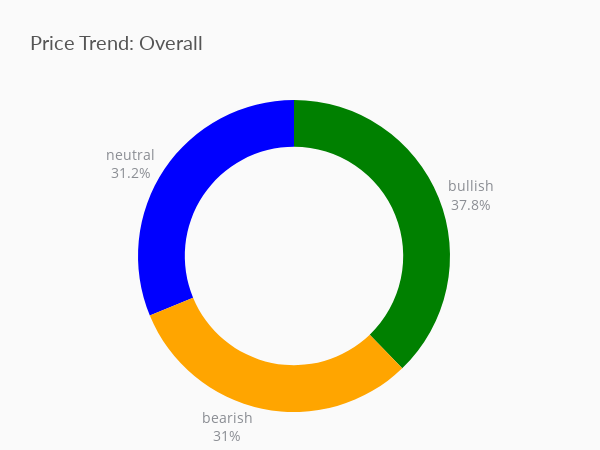
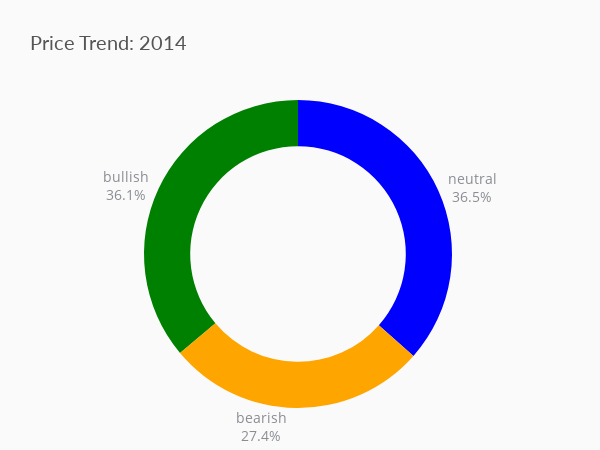
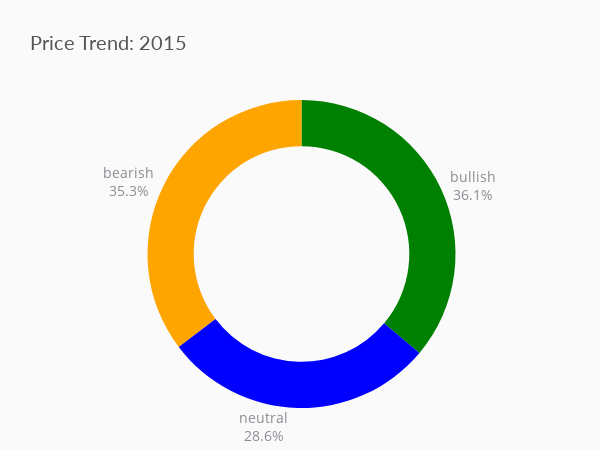
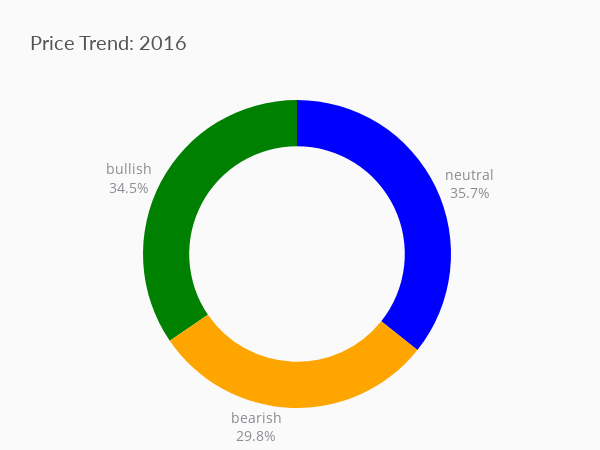

The code cell stored with these charts, in order, in its notebook:
### Code cell
print("Plotting trend for Overall:")
plot(df,year=None).show()
for i in range(10):
    year=2014+i
    print("#")
    print("Plotting trend for ",year,":")
    plot(df,year=year).show()

### Figure 1 — Plotly figure (JSON) as saved in the notebook; plotly's stock layout.template omitted (floating-point values rounded to 4 significant figures; data arrays with more than 128 entries replaced by an {"elided": "..."} marker saying what was removed)
{"data": [{"customdata": {"elided": "2516x1 str values"}, "domain": {"x": [0, 1], "y": [0, 1]}, "hole": 0.7, "labels": {"elided": "2516 str values"}, "legendgroup": "", "marker": {"colors": {"elided": "2516 str values"}}, "name": "", "showlegend": true, "type": "pie", "rotation": 0, "textinfo": "percent+label", "textposition": "outside"}], "layout": {"legend": {"tracegroupgap": 0}, "title": {"text": "Price Trend: Overall", "font": {"size": 20, "color": "#555", "family": "Lato, sans-serif"}}, "piecolorway": ["orange", "green", "blue"], "height": 450, "width": 600, "margin": {"t": 100, "b": 30, "l": 0, "r": 0}, "font": {"size": 14, "color": "#8a8d93"}, "hoverlabel": {"font": {"size": 13, "family": "Lato, sans-serif"}, "bgcolor": "#444"}, "showlegend": false, "plot_bgcolor": "#fafafa", "paper_bgcolor": "#fafafa"}}

### Figure 2 — Plotly figure (JSON) as saved in the notebook; plotly's stock layout.template omitted (floating-point values rounded to 4 significant figures; data arrays with more than 128 entries replaced by an {"elided": "..."} marker saying what was removed)
{"data": [{"customdata": {"elided": "252x1 str values"}, "domain": {"x": [0, 1], "y": [0, 1]}, "hole": 0.7, "labels": {"elided": "252 str values"}, "legendgroup": "", "marker": {"colors": {"elided": "252 str values"}}, "name": "", "showlegend": true, "type": "pie", "rotation": 0, "textinfo": "percent+label", "textposition": "outside"}], "layout": {"legend": {"tracegroupgap": 0}, "title": {"text": "Price Trend: 2014", "font": {"size": 20, "color": "#555", "family": "Lato, sans-serif"}}, "piecolorway": ["orange", "green", "blue"], "height": 450, "width": 600, "margin": {"t": 100, "b": 30, "l": 0, "r": 0}, "font": {"size": 14, "color": "#8a8d93"}, "hoverlabel": {"font": {"size": 13, "family": "Lato, sans-serif"}, "bgcolor": "#444"}, "showlegend": false, "plot_bgcolor": "#fafafa", "paper_bgcolor": "#fafafa"}}

### Figure 3 — Plotly figure (JSON) as saved in the notebook; plotly's stock layout.template omitted (floating-point values rounded to 4 significant figures; data arrays with more than 128 entries replaced by an {"elided": "..."} marker saying what was removed)
{"data": [{"customdata": {"elided": "252x1 str values"}, "domain": {"x": [0, 1], "y": [0, 1]}, "hole": 0.7, "labels": {"elided": "252 str values"}, "legendgroup": "", "marker": {"colors": {"elided": "252 str values"}}, "name": "", "showlegend": true, "type": "pie", "rotation": 0, "textinfo": "percent+label", "textposition": "outside"}], "layout": {"legend": {"tracegroupgap": 0}, "title": {"text": "Price Trend: 2015", "font": {"size": 20, "color": "#555", "family": "Lato, sans-serif"}}, "piecolorway": ["orange", "green", "blue"], "height": 450, "width": 600, "margin": {"t": 100, "b": 30, "l": 0, "r": 0}, "font": {"size": 14, "color": "#8a8d93"}, "hoverlabel": {"font": {"size": 13, "family": "Lato, sans-serif"}, "bgcolor": "#444"}, "showlegend": false, "plot_bgcolor": "#fafafa", "paper_bgcolor": "#fafafa"}}

### Figure 4 — Plotly figure (JSON) as saved in the notebook; plotly's stock layout.template omitted (floating-point values rounded to 4 significant figures; data arrays with more than 128 entries replaced by an {"elided": "..."} marker saying what was removed)
{"data": [{"customdata": {"elided": "252x1 str values"}, "domain": {"x": [0, 1], "y": [0, 1]}, "hole": 0.7, "labels": {"elided": "252 str values"}, "legendgroup": "", "marker": {"colors": {"elided": "252 str values"}}, "name": "", "showlegend": true, "type": "pie", "rotation": 0, "textinfo": "percent+label", "textposition": "outside"}], "layout": {"legend": {"tracegroupgap": 0}, "title": {"text": "Price Trend: 2016", "font": {"size": 20, "color": "#555", "family": "Lato, sans-serif"}}, "piecolorway": ["orange", "green", "blue"], "height": 450, "width": 600, "margin": {"t": 100, "b": 30, "l": 0, "r": 0}, "font": {"size": 14, "color": "#8a8d93"}, "hoverlabel": {"font": {"size": 13, "family": "Lato, sans-serif"}, "bgcolor": "#444"}, "showlegend": false, "plot_bgcolor": "#fafafa", "paper_bgcolor": "#fafafa"}}
